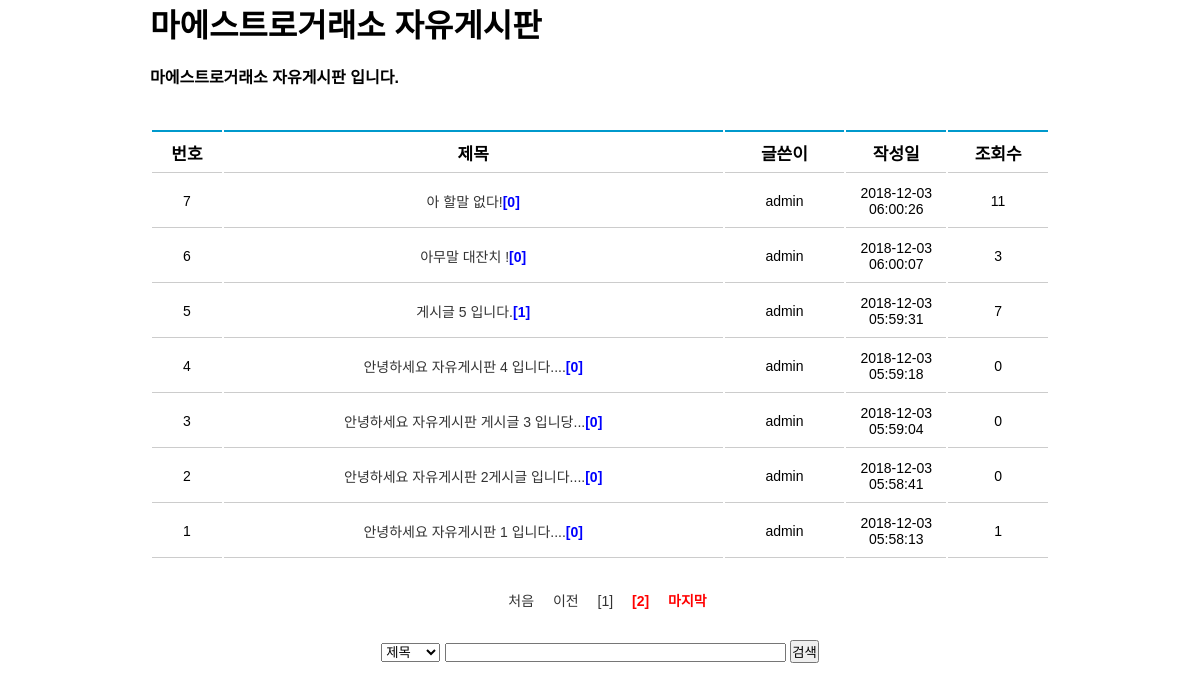
The app's page /board/board.php?page=2 with its own data.
### tables this page shows
CREATE TABLE `board` (
  `idx` int(11) NOT NULL AUTO_INCREMENT,
  `name` varchar(100) NOT NULL,
  `title` varchar(100) NOT NULL,
  `content` text NOT NULL,
  `date` date NOT NULL,
  `hit` int(11) NOT NULL,
  `pw` varchar(100) NOT NULL,
  `datem` datetime NOT NULL,
  `lock_post` varchar(45) DEFAULT NULL,
  `file` varchar(45) DEFAULT NULL,
  PRIMARY KEY (`idx`)
);

### board/board.php (the view, shortened to what this page needs)
<!doctype html>
	<head>
		<link rel="stylesheet" type="text/css" href="./css/reply_number.css" />
		<link rel="stylesheet" type="text/css" href="./css/style.css" />
		<link rel="stylesheet" type="text/css" href="./css/search.css" />
	</head>
	<body>
		<div id="board_area">
			<h1>마에스트로거래소 자유게시판</h1><br>
			<h4>마에스트로거래소 자유게시판 입니다.</h4>
			<table class="list-table">
				<thead>
					<tr>
						<th width="70">번호</th>
						<th width="500">제목</th>
						<th width="120">글쓴이</th>
						<th width="100">작성일</th>
						<th width="100">조회수</th>
					</tr>
				</thead>
				<?php
					if(isset($_GET['page']))
					{
						$page = mysql_escape_string($_GET['page']);
					}
					else
					{
						$page = 1;
					}
					$sql1 = mysql_query("select * from board");
					$row_num = mysql_num_rows($sql1);
					$list = 10;
					$block_ct = 8;
					$block_num = ceil($page/$block_ct);
					$block_start = (($block_num - 1) * $block_ct) + 1;
					$block_end = $block_start + $block_ct - 1;
					$total_page = ceil($row_num / $list);
					if($block_end > $total_page) $block_end = $total_page;
					$start_num = ($page-1) * $list;
					$sql2 = mysql_query("select * from board order by idx desc limit $start_num, $list");
					while($board = mysql_fetch_array($sql2))
					{
						$title=$board["title"];
							if(strlen($title)>30)
							{
								$title=str_replace($board["title"],mb_substr($board["title"],0,30,"utf-8")."...",$board["title"]);
							}
						$sql3 = mysql_query("select * from reply where con_num='".$board['idx']."'");
						$rep_count = mysql_num_rows($sql3);
				?>
						<tbody>
							<tr>
								<td width="70" align="center"><?php echo $board['idx']; ?></td>
								<td width="500">
								<?php
									$lockimg = "<img src='/img/lock.png' alt='lock' title='lock' with='20' height='20' />";
									if($board['lock_post']=="1")
									{
								?>
										<a href='./page/board/ck_read.php?idx=<?php echo $board["idx"];?>'>
								<?php
										echo $title, $lockimg;
									}
									else
									{
								?>
								<?php
										$boardtime = $board['date'];
										$timenow = date("Y-m-d");
										if($boardtime==$timenow)
										{
											$img = "<img src='./img/new.png' alt='new' title='new' />";
										}
										else
										{
											$img ="";
										}
								?>
								<a href='./page/board/read.php?idx=<?php echo strip_tags($board["idx"]); ?>'><?php echo strip_tags($title); }?><span class="re_ct">[<?php echo $rep_count; ?>]<?php echo $img; ?></span></a>
								<td width="120" align="center"><?php echo strip_tags($board['name'])?></td>
								<td width="100" align="center"><?php echo strip_tags($board['datem'])?></td>
								<td width="100" align="center"><?php echo strip_tags($board['hit']); ?></td>
							</tr>
						</tbody>
				<?php
					}
				?>
			</table>
			<div id="page_num">
				<ul>
					<?php
						if($page <= 1)
						{
							echo "<span class='fo_re'> 처음 </span>";
						}
						else
						{
							echo "<a href='?page=1'> 처음 </a>";
						}
						if($page <= 1)
						{
						}
						else
						{
							$pre = $page-1;
							echo "<a href='?page=$pre'> 이전 </a>";
						}
						for($i=$block_start; $i<=$block_end; $i++){
							if($page == $i)
							{
								echo "<span class='fo_re'> [$i] </span>";
							}
							else
							{
								echo "<a href='?page=$i'> [$i] </a>";
							}
						}
						if($page >= $total_page)
						{
							echo "<span class='fo_re'> 마지막 </span>";
						}
						else
						{
							echo "<a href='?page=$total_page'> 마지막 </a>";
						}
					?>
				</ul>
			</div>
			<div id="search_box" align="center">
				<form action="./page/board/search_result.php" method="get">
					<select name="catgo">
						<option value="title">제목</option>
					</select>
					<input type="text" name="search" size="40" required="required" /> <button>검색</button>
				</form>
			</div>
		</div>
	</body>
</html>

### board/css/style.css (style rules this page uses)
* { margin: 0 auto; padding: 0; font-family: 'Malgun gothic','Sans-Serif','Arial'; }
a { text-decoration: none; color:#333; }
#board_area { width: 900px; position: relative; }
.list-table { margin-top: 40px; position: relative; }
.list-table thead th { height:40px; border-top:2px solid #09C; border-bottom:1px solid #CCC; font-weight: bold; font-size: 17px; }
.list-table tbody td { text-align:center; padding:10px 0; border-bottom:1px solid #CCC; height:20px; font-size: 14px }
.re_ct { font-weight:bold; color:blue; }
#page_num { font-size: 14px; text-align: center; margin-top: 30px; }
#page_num a { margin-left: 15px; }
.fo_re { font-weight: bold; color:red; margin-left: 15px; }
#search_box { margin-top:30px; text-align: center; }

### board/css/search.css (style rules this page uses)
#page_num a { margin-left: 15px; }
.fo_re { font-weight: bold; color:red; margin-left: 15px; }
#search_box { margin-top:30px; text-align: center; }

### records on screen
board: idx "7", title "아 할말 없다!", rep_count "0", name "admin", datem "2018-12-03 06:00:26", hit "11"
board: idx "6", title "아무말 대잔치 !", rep_count "0", name "admin", datem "2018-12-03 06:00:07", hit "3"
board: idx "5", title "게시글 5 입니다.", rep_count "1", name "admin", datem "2018-12-03 05:59:31", hit "7"
board: idx "4", title "안녕하세요 자유게시판 4 입니다....", rep_count "0", name "admin", datem "2018-12-03 05:59:18", hit "0"
board: idx "3", title "안녕하세요 자유게시판 게시글 3 입니당...", rep_count "0", name "admin", datem "2018-12-03 05:59:04", hit "0"
board: idx "2", title "안녕하세요 자유게시판 2게시글 입니다....", rep_count "0", name "admin", datem "2018-12-03 05:58:41", hit "0"
board: idx "1", title "안녕하세요 자유게시판 1 입니다....", rep_count "0", name "admin", datem "2018-12-03 05:58:13", hit "1"
